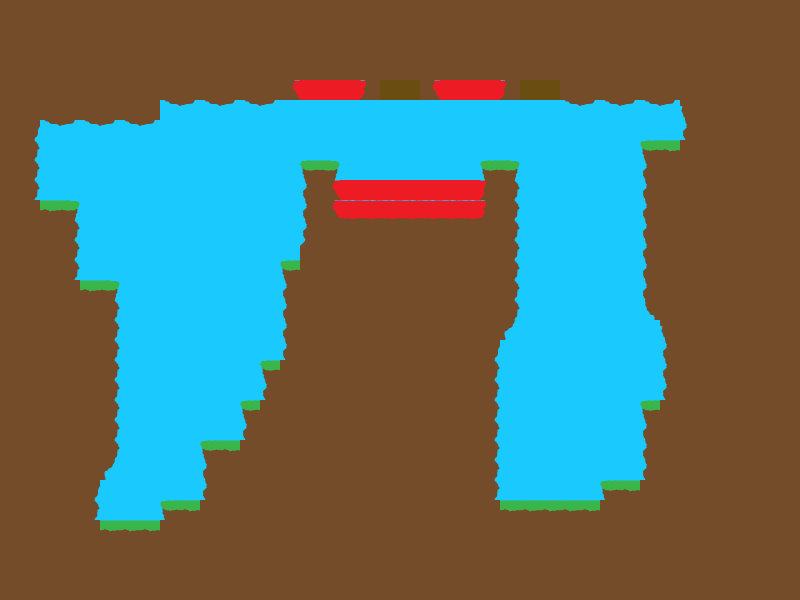

The image is a tile-based game level rendered from a .tmx file. Its description and complete source (layers, tilesets, objects, tile grids) follow:
An orthogonal 40x30 tile map with 20x20 px tiles, 1 tile layer (Tile Layer 1) and 4 objects.

<map version="1.0" orientation="orthogonal" renderorder="right-down" width="40" height="30" tilewidth="20" tileheight="20" backgroundcolor="#1ac9fe" nextobjectid="18">
 <tileset firstgid="1" name="tileset" tilewidth="20" tileheight="20">
  <image source="../assets/finalTileset.png" width="300" height="40" />
 </tileset>
 <layer name="Tile Layer 1" width="40" height="30">
  <data encoding="csv">
7,7,7,7,7,7,7,7,7,7,7,7,7,7,7,7,7,7,7,7,7,7,7,7,7,7,7,7,7,7,7,7,7,7,7,7,7,7,7,7,
7,7,7,7,7,7,7,7,7,7,7,7,7,7,7,7,7,7,7,7,7,7,7,7,7,7,7,7,7,7,7,7,7,7,7,7,7,7,7,7,
7,7,7,7,7,7,7,7,7,7,7,7,7,7,7,7,7,7,7,7,7,7,7,7,7,7,7,7,7,7,7,7,7,7,7,7,7,7,7,7,
7,7,7,7,7,7,7,7,7,7,7,7,7,7,7,7,7,7,7,7,7,7,7,7,7,7,7,7,7,7,7,7,7,7,7,7,7,7,7,7,
7,7,7,7,7,7,7,7,7,7,7,7,7,7,25,24,24,24,27,23,23,25,24,24,24,27,23,23,7,7,7,7,7,7,7,7,7,7,7,7,
7,7,7,7,7,7,7,7,16,17,16,17,16,17,0,0,0,0,0,0,0,0,0,0,0,0,0,0,16,17,16,17,16,17,14,7,7,7,7,7,
7,15,16,17,16,17,16,17,0,0,0,0,0,0,0,0,0,0,0,0,0,0,0,0,0,0,0,0,0,0,0,0,0,0,6,7,7,7,7,7,
7,8,0,0,0,0,0,0,0,0,0,0,0,0,0,0,0,0,0,0,0,0,0,0,0,0,0,0,0,0,0,0,9,10,7,7,7,7,7,7,
7,8,0,0,0,0,0,0,0,0,0,0,0,0,0,9,11,0,0,0,0,0,0,0,9,11,0,0,0,0,0,0,6,7,7,7,7,7,7,7,
7,8,0,0,0,0,0,0,0,0,0,0,0,0,0,6,25,24,24,24,24,24,24,24,27,8,0,0,0,0,0,0,6,7,7,7,7,7,7,7,
7,7,10,11,0,0,0,0,0,0,0,0,0,0,0,6,25,26,26,26,26,26,26,26,27,8,0,0,0,0,0,0,6,7,7,7,7,7,7,7,
7,7,7,8,0,0,0,0,0,0,0,0,0,0,0,6,7,7,7,7,7,7,7,7,7,8,0,0,0,0,0,0,6,7,7,7,7,7,7,7,
7,7,7,8,0,0,0,0,0,0,0,0,0,0,0,2,7,7,7,7,7,7,7,7,7,8,0,0,0,0,0,0,6,7,7,7,7,7,7,7,
7,7,7,8,0,0,0,0,0,0,0,0,0,0,9,7,7,7,7,7,7,7,7,7,7,8,0,0,0,0,0,0,6,7,7,7,7,7,7,7,
7,7,7,7,10,11,0,0,0,0,0,0,0,0,6,7,7,7,7,7,7,7,7,7,7,8,0,0,0,0,0,0,6,7,7,7,7,7,7,7,
7,7,7,7,7,8,0,0,0,0,0,0,0,0,6,7,7,7,7,7,7,7,7,7,7,8,0,0,0,0,0,0,12,7,7,7,7,7,7,7,
7,7,7,7,7,8,0,0,0,0,0,0,0,0,6,7,7,7,7,7,7,7,7,7,7,13,0,0,0,0,0,0,0,14,7,7,7,7,7,7,
7,7,7,7,7,8,0,0,0,0,0,0,0,0,6,7,7,7,7,7,7,7,7,7,15,0,0,0,0,0,0,0,0,6,7,7,7,7,7,7,
7,7,7,7,7,8,0,0,0,0,0,0,0,9,7,7,7,7,7,7,7,7,7,7,8,0,0,0,0,0,0,0,0,6,7,7,7,7,7,7,
7,7,7,7,7,8,0,0,0,0,0,0,0,6,7,7,7,7,7,7,7,7,7,7,8,0,0,0,0,0,0,0,0,6,7,7,7,7,7,7,
7,7,7,7,7,8,0,0,0,0,0,0,9,7,7,7,7,7,7,7,7,7,7,7,8,0,0,0,0,0,0,0,9,7,7,7,7,7,7,7,
7,7,7,7,7,8,0,0,0,0,0,0,6,7,7,7,7,7,7,7,7,7,7,7,8,0,0,0,0,0,0,0,6,7,7,7,7,7,7,7,
7,7,7,7,7,8,0,0,0,0,9,10,7,7,7,7,7,7,7,7,7,7,7,7,8,0,0,0,0,0,0,0,6,7,7,7,7,7,7,7,
7,7,7,7,7,13,0,0,0,0,6,7,7,7,7,7,7,7,7,7,7,7,7,7,8,0,0,0,0,0,0,0,6,7,7,7,7,7,7,7,
7,7,7,7,15,0,0,0,0,0,6,7,7,7,7,7,7,7,7,7,7,7,7,7,8,0,0,0,0,0,9,10,7,7,7,7,7,7,7,7,
7,7,7,7,8,0,0,0,9,10,7,7,7,7,7,7,7,7,7,7,7,7,7,7,7,10,10,10,10,10,7,7,7,7,7,7,7,7,7,7,
7,7,7,7,7,10,10,10,7,7,7,7,7,7,7,7,7,7,7,7,7,7,7,7,7,7,7,7,7,7,7,7,7,7,7,7,7,7,7,7,
7,7,7,7,7,7,7,7,7,7,7,7,7,7,7,7,7,7,7,7,7,7,7,7,7,7,7,7,7,7,7,7,7,7,7,7,7,7,7,7,
7,7,7,7,7,7,7,7,7,7,7,7,7,7,7,7,7,7,7,7,7,7,7,7,7,7,7,7,7,7,7,7,7,7,7,7,7,7,7,7,
7,7,7,7,7,7,7,7,7,7,7,7,7,7,7,7,7,7,7,7,7,7,7,7,7,7,7,7,7,7,7,7,7,7,7,7,7,7,7,7
</data>
 </layer>
 <objectgroup name="Object Layer 1">
  <object id="14" gid="22" x="652" y="140" width="20" height="20" />
  <object id="15" gid="21" x="120" y="520" width="20" height="20" />
  <object id="16" gid="22" x="540" y="500" width="20" height="20" />
  <object id="17" gid="22" x="46" y="200" width="20" height="20" />
 </objectgroup>
</map>
